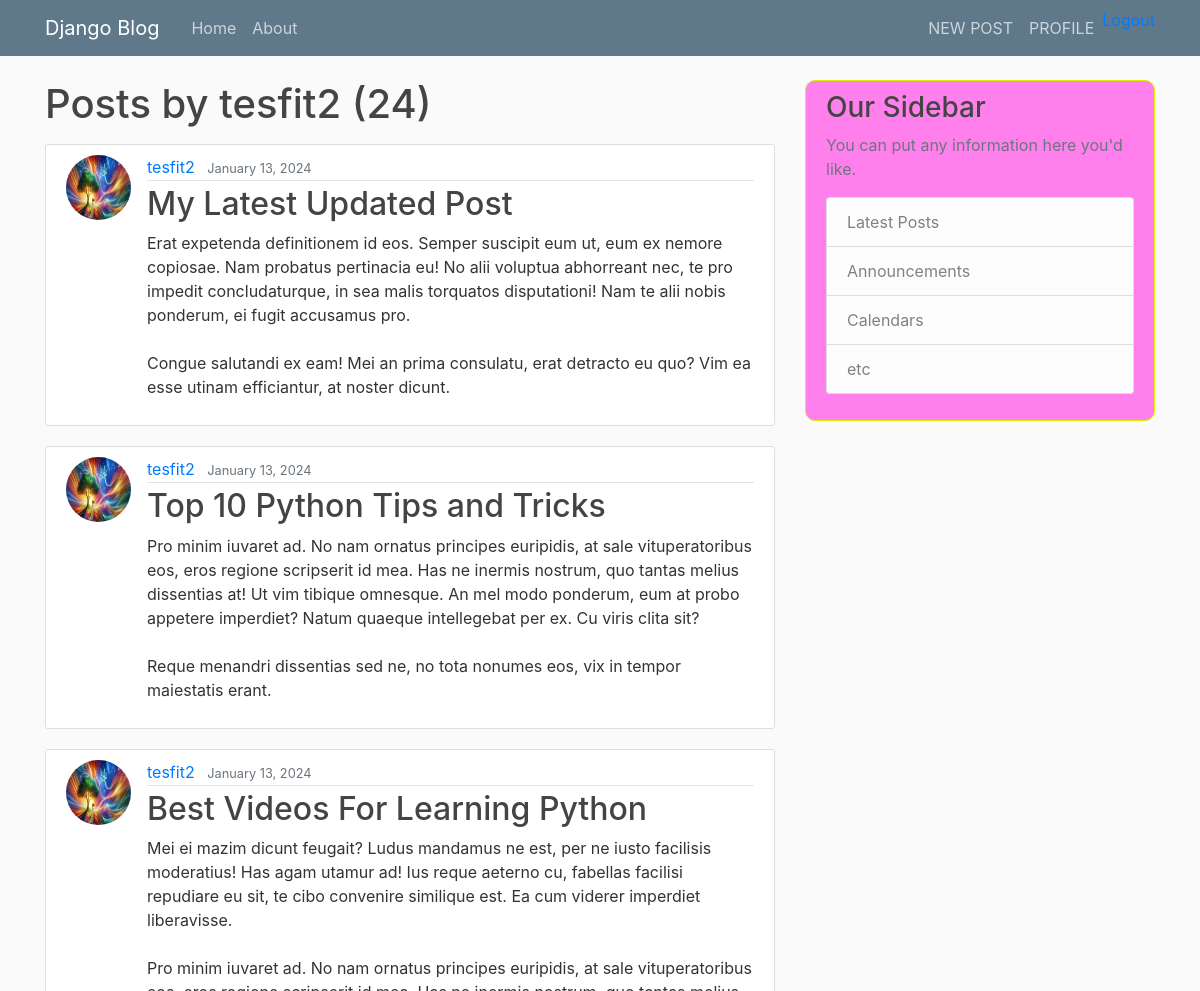
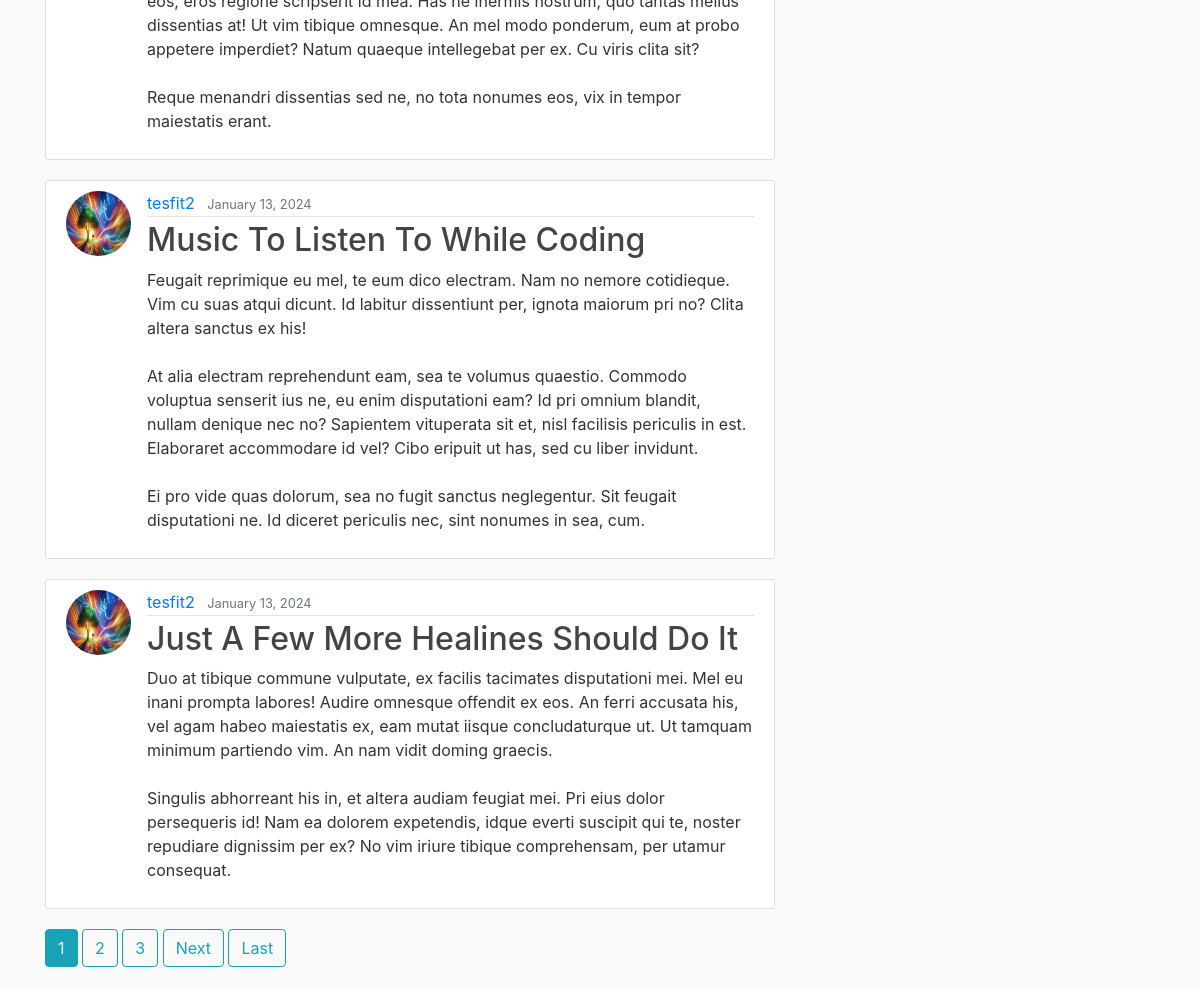
The page /user/tesfit2 (signed in) on the database its author committed (2 pictures, top to bottom).
### blog/models.py (models this page shows, shortened)
class Post(models.Model):
    title=models.CharField(max_length=200)
    content=models.TextField(default='Your default content value here')
    date_posted=models.DateTimeField(default=timezone.now)
    author=models.ForeignKey(User,on_delete=models.CASCADE)

### users/models.py (models this page shows, shortened)
class profile(models.Model):
    user = models.OneToOneField(User, on_delete=models.CASCADE)
    image = models.ImageField(default='default.jpg', upload_to='profile_pics')

### blog/views.py (the view)
# urls.py: path('user/<str:username>', UserPostListView.as_view(), name='user-posts'),
class UserPostListView(ListView):
    model = Post
    template_name = 'blog/user_posts.html'  # <app>/<model>_<viewtype>.html
    context_object_name = 'posts'
    paginate_by = 5
    def get_queryset(self):
        user = get_object_or_404(User, username=self.kwargs.get('username'))
        return Post.objects.filter(author=user).order_by('-date_posted')

### blog/templates/blog/user_posts.html (shortened to what this page needs)
{% extends "blog/base.html" %}
{% block content %}
    <h1 class="mb-3">Posts by {{ view.kwargs.username }} ({{ page_obj.paginator.count }})</h1>
    {% for post in posts %}
        <article class="media content-section">
          <img class="rounded-circle article-img" src="{{ post.author.profile.image.url }}">
          <div class="media-body">
            <div class="article-metadata">
              <a class="mr-2" href="{% url 'user-posts' post.author.username %}">{{ post.author }}</a>
              <small class="text-muted">{{ post.date_posted|date:"F d, Y" }}</small>
            </div>
            <h2><a class="article-title" href="{% url 'post-detail' post.id %}">{{ post.title }}</a></h2>
            <p class="article-content">{{ post.content }}</p>
          </div>
        </article>
    {% endfor %}
    {% if is_paginated %}
      {% for num in page_obj.paginator.page_range %}
        {% if page_obj.number == num %}
          <a class="btn btn-info mb-4" href="?page={{ num }}">{{ num }}</a>
        {% elif num > page_obj.number|add:'-3' and num < page_obj.number|add:'3' %}
          <a class="btn btn-outline-info mb-4" href="?page={{ num }}">{{ num }}</a>
        {% endif %}
      {% endfor %}
      {% if page_obj.has_next %}
        <a class="btn btn-outline-info mb-4" href="?page={{ page_obj.next_page_number }}">Next</a>
        <a class="btn btn-outline-info mb-4" href="?page={{ page_obj.paginator.num_pages }}">Last</a>
      {% endif %}
    {% endif %}
{% endblock content %}

### blog/static/blog/main.css (style rules this page uses)
body { background: #fafafa; color: #333333; margin-top: 5rem; }
h1, h2, h3, h4, h5, h6 { color: #444444; }
.content-section { background: #ffffff; padding: 10px 20px; border: 1px solid #dddddd; border-radius: 3px; margin-bottom: 20px; }
.article-title { color: #444444; }
.article-content { white-space: pre-line; }
.article-img { height: 65px; width: 65px; margin-right: 16px; }
.article-metadata { padding-bottom: 1px; margin-bottom: 4px; border-bottom: 1px solid #e3e3e3 }

### rows shown on the page
Post: author.profile.image (picture), author "tesfit2", date_posted "January 13, 2024", title "My Latest Updated Post", content "Erat expetenda definitionem id eos. Semper suscipit eum ut, eum ex nemore copiosae. Nam probatus pertinacia eu! No alii voluptua abhorreant nec, te pro impedit concludaturque, in sea malis torquatos disputationi! Nam te alii nobis ponderum, ei fugit accusamus pro. Congue salutandi ex eam! Mei an prima consulatu, erat detracto eu quo? Vim ea esse utinam efficiantur, at noster dicunt."
Post: author.profile.image (picture), author "tesfit2", date_posted "January 13, 2024", title "Top 10 Python Tips and Tricks", content "Pro minim iuvaret ad. No nam ornatus principes euripidis, at sale vituperatoribus eos, eros regione scripserit id mea. Has ne inermis nostrum, quo tantas melius dissentias at! Ut vim tibique omnesque. An mel modo ponderum, eum at probo appetere imperdiet? Natum quaeque intellegebat per ex. Cu viris clita sit? Reque menandri dissentias sed ne, no tota nonumes eos, vix in tempor maiestatis erant."
Post: author.profile.image (picture), author "tesfit2", date_posted "January 13, 2024", title "Best Videos For Learning Python", content "Mei ei mazim dicunt feugait? Ludus mandamus ne est, per ne iusto facilisis moderatius! Has agam utamur ad! Ius reque aeterno cu, fabellas facilisi repudiare eu sit, te cibo convenire similique est. Ea cum viderer imperdiet liberavisse. Pro minim iuvaret ad. No nam ornatus principes euripidis, at sale vituperatoribus eos, eros regione scripserit id mea. Has ne inermis nostrum, quo tantas melius dissentias at! Ut vim tibique omnesque. An mel modo ponderum, eum at probo appetere imperdiet? Natum quaeque intellegebat per ex. Cu viris clita sit? Reque menandri dissentias sed ne, no tota nonumes eos, vix in tempor maiestatis erant."
Post: author.profile.image (picture), author "tesfit2", date_posted "January 13, 2024", title "Music To Listen To While Coding", content "Feugait reprimique eu mel, te eum dico electram. Nam no nemore cotidieque. Vim cu suas atqui dicunt. Id labitur dissentiunt per, ignota maiorum pri no? Clita altera sanctus ex his! At alia electram reprehendunt eam, sea te volumus quaestio. Commodo voluptua senserit ius ne, eu enim disputationi eam? Id pri omnium blandit, nullam denique nec no? Sapientem vituperata sit et, nisl facilisis periculis in est. Elaboraret accommodare id vel? Cibo eripuit ut has, sed cu liber invidunt. Ei pro vide quas dolorum, sea no fugit sanctus neglegentur. Sit feugait disputationi ne. Id diceret periculis nec, sint nonumes in sea, cum."
Post: author.profile.image (picture), author "tesfit2", date_posted "January 13, 2024", title "Just A Few More Healines Should Do It", content "Duo at tibique commune vulputate, ex facilis tacimates disputationi mei. Mel eu inani prompta labores! Audire omnesque offendit ex eos. An ferri accusata his, vel agam habeo maiestatis ex, eam mutat iisque concludaturque ut. Ut tamquam minimum partiendo vim. An nam vidit doming graecis. Singulis abhorreant his in, et altera audiam feugiat mei. Pri eius dolor persequeris id! Nam ea dolorem expetendis, idque everti suscipit qui te, noster repudiare dignissim per ex? No vim iriure tibique comprehensam, per utamur consequat."

### other values the page prints
{{ view.kwargs.username }} "tesfit2"
{{ page_obj.paginator.count }} "24"
{{ num }} "1"
{{ num }} "2" "3"
